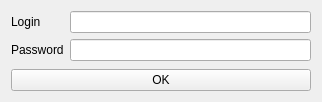
<?xml version="1.0" encoding="UTF-8"?>
<ui version="4.0">
 <class>Form</class>
 <widget class="QWidget" name="Form">
  <property name="geometry">
   <rect>
    <x>0</x>
    <y>0</y>
    <width>322</width>
    <height>102</height>
   </rect>
  </property>
  <property name="windowTitle">
   <string>Form</string>
  </property>
  <layout class="QVBoxLayout" name="verticalLayout">
   <item>
    <layout class="QFormLayout" name="formLayout">
     <item row="1" column="0">
      <widget class="QLabel" name="label_2">
       <property name="text">
        <string>Password</string>
       </property>
      </widget>
     </item>
     <item row="0" column="0">
      <widget class="QLabel" name="label">
       <property name="text">
        <string>Login</string>
       </property>
      </widget>
     </item>
     <item row="0" column="1">
      <widget class="QLineEdit" name="loginEdit"/>
     </item>
     <item row="1" column="1">
      <widget class="QLineEdit" name="passwordEdit"/>
     </item>
    </layout>
   </item>
   <item>
    <widget class="QPushButton" name="okBtn">
     <property name="text">
      <string>OK</string>
     </property>
    </widget>
   </item>
  </layout>
 </widget>
 <resources/>
 <connections/>
</ui>
